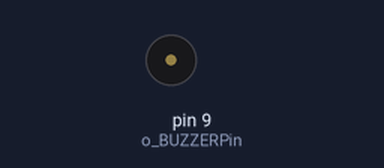
Bench run of a sketch on a simulated Arduino Uno, built with avr-gcc and run on an emulated ATmega328P. Parts: buzzer (waves = sounding).

Above: at 1.6 s.
At 5.7 s:
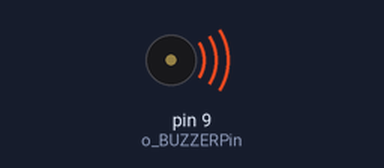
Timing chart, 0 to 6.0 s (numbered marks = the images above):
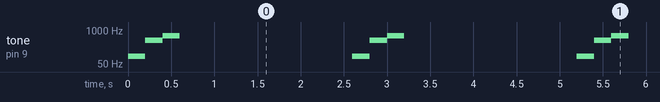

The sketch:

Code.ino
```cpp
int o_BUZZERPin = 9;

void setup()
{
  pinMode(o_BUZZERPin, OUTPUT);
}

void loop()
{
  tone(o_BUZZERPin, 100);
  delay(200);
  tone(o_BUZZERPin, 400);
  delay(200);
  tone(o_BUZZERPin,600);
  delay(200);
  noTone(o_BUZZERPin);
  delay(2000);
}
```

Measured:
- by itself, tone on pin 9 (o_BUZZERPin): repeats every 2.6 s: 400 Hz 0.20 s, 600 Hz 0.20 s, silent 2.0 s, 100 Hz 0.20 s
